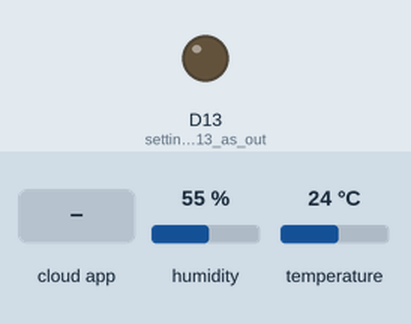
This sketch was run on a simulated Arduino Nano 33 IoT. Shown: output pins drawn as LEDs (lit = HIGH). The test bench sets the inputs (shaded band); at power-on: humidity 55 %, temperature 24 °C. WiFi joins after 1.5 s; servers stay silent unless stated.

Above: at 4.2 s.
4.3 s: the phone or cloud app sets led to 1
At 4.7 s:
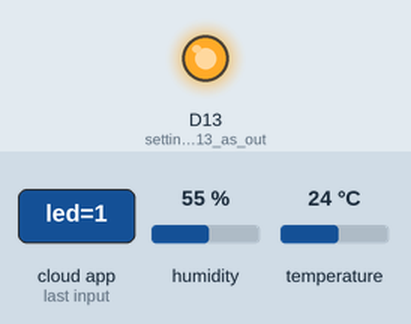
5.8 s: the phone or cloud app sets led to 0
At 7.0 s:
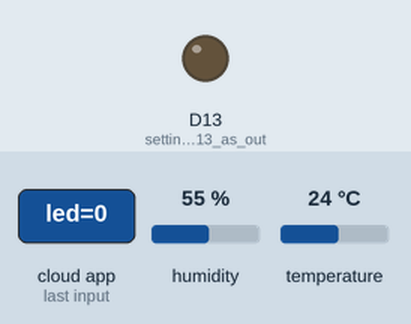
Timing chart, 0 to 8.8 s (numbered marks = the images above; inputs shaded):
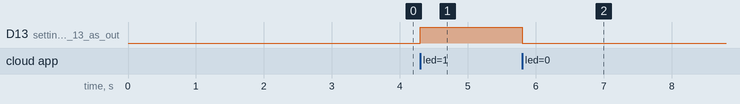

Measured:
- after the input at 4.3 s, D13 (setting_the_pin_13_as_out): LOW → HIGH at once
- after the input at 5.8 s, D13 (setting_the_pin_13_as_out): HIGH → LOW at once

The sketch:

Untitled_2_sep19a.ino
```cpp
//For security purposes set the netwirk address and password
#include "arduino_secrets.h"
//including DHT library
#include "DHT.h"

//set the pin for dht sensor
#define DHTPIN 9

#define DHTTYPE DHT11

//intialising the object of dht class and taking input through constructor
DHT dht(DHTPIN, DHTTYPE);

#include "thingProperties.h"

void setup() {
  // Initialize serial and wait for port to open:
  Serial.begin(9600);
  // This delay gives the chance to wait for a Serial Monitor without blocking if none is found
  delay(1500);
  dht.begin();
  // Defined in thingProperties.h
  initProperties();

  // Connect to Arduino IoT Cloud
  ArduinoCloud.begin(ArduinoIoTPreferredConnection);

  setDebugMessageLevel(2);
  ArduinoCloud.printDebugInfo();

  pinMode(13, OUTPUT); //setting the pin 13 as output
}

void loop() {
  ArduinoCloud.update();
  temperature = dht.readTemperature();
  humidity = dht.readHumidity();
  onLedChange();
}

/*
  Since Led is READ_WRITE variable, onLedChange() is
  executed every time a new value is received from IoT Cloud.
*/
void onLedChange()  {
  digitalWrite(13, led);  //digital writing pin13 according to the variable led
}
```

arduino_secrets.h
```cpp
#define SECRET_SSID "SANJIV"
#define SECRET_PASS "Sanjiv@123"
```

thingProperties.h
```cpp
// Code generated by Arduino IoT Cloud, DO NOT EDIT.

#include <ArduinoIoTCloud.h>
#include <Arduino_ConnectionHandler.h>

const char SSID[]     = SECRET_SSID;    // Network SSID (name)
const char PASS[]     = SECRET_PASS;    // Network password (use for WPA, or use as key for WEP)

void onLedChange();

float humidity;
float temperature;
bool led;

void initProperties(){

  ArduinoCloud.addProperty(humidity, READ, ON_CHANGE, NULL);
  ArduinoCloud.addProperty(temperature, READ, ON_CHANGE, NULL);
  ArduinoCloud.addProperty(led, READWRITE, ON_CHANGE, onLedChange);

}

WiFiConnectionHandler ArduinoIoTPreferredConnection(SSID, PASS);
```
